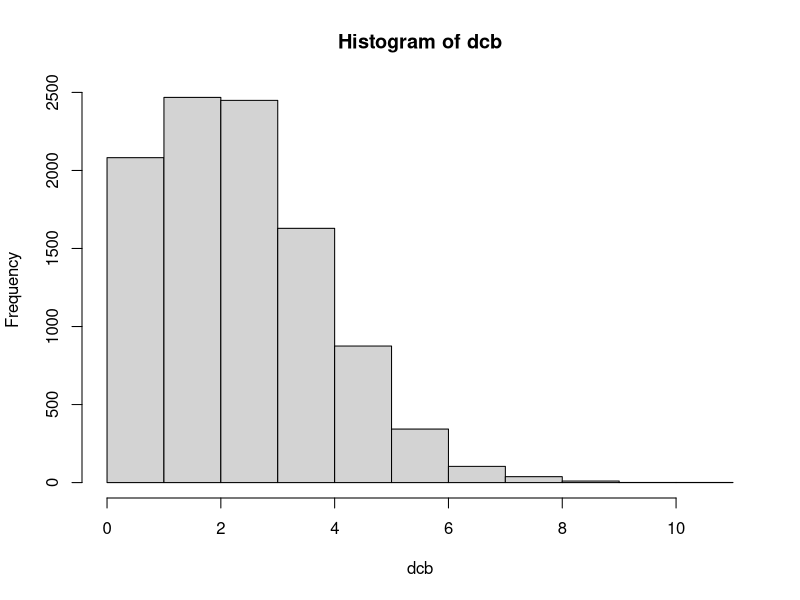
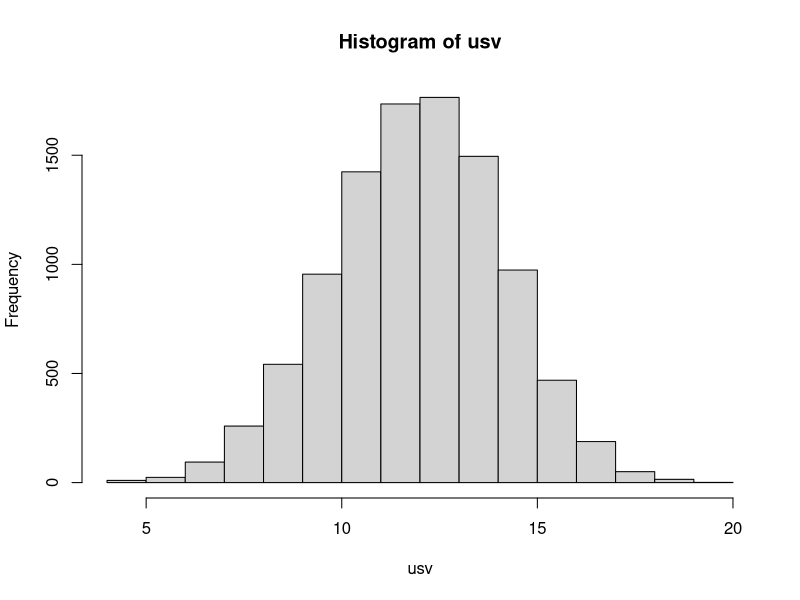
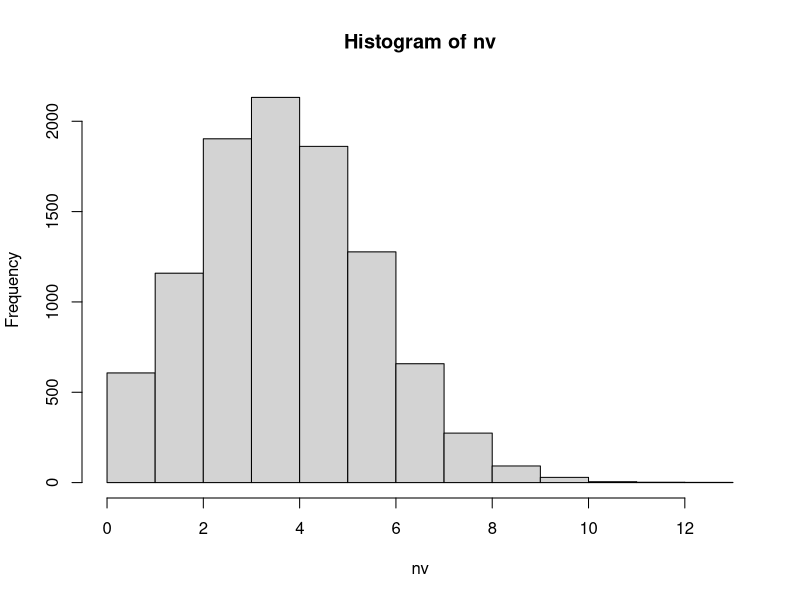
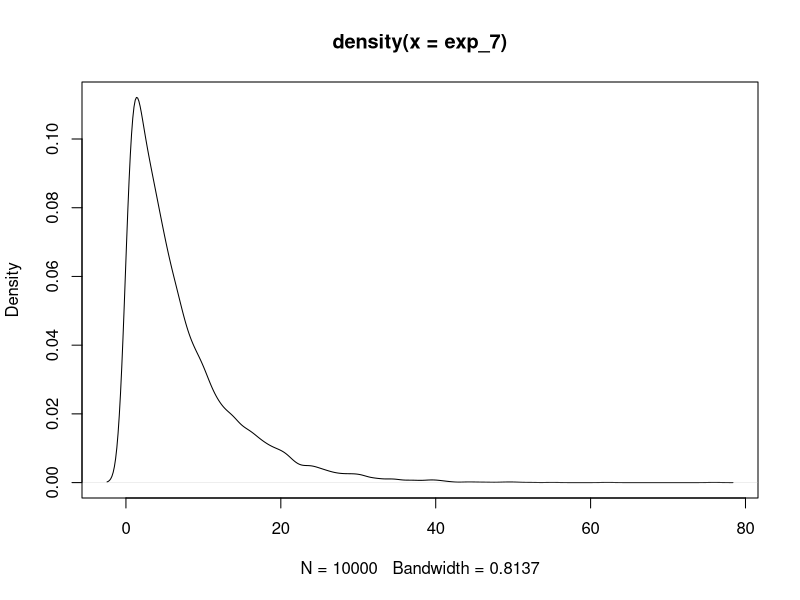
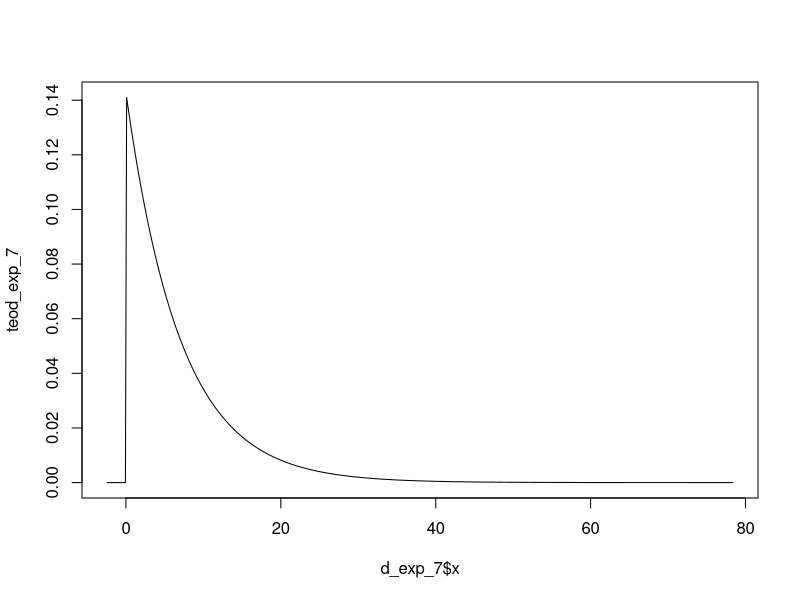
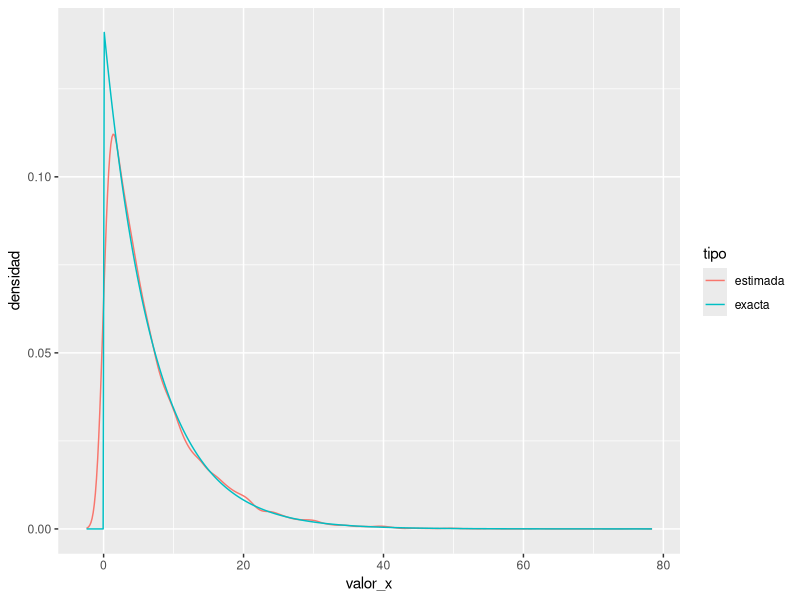

The R source for these figures, in order:
library(tidyverse)

# generemos observaciones desde distintas distribuciones
nobs <- 10000

## N(0,1)
normales_01 <- rnorm(nobs)

## N(1, 4)
normales_14_direct <- rnorm(nobs, mean = 1, sd = 2)
normales_14_indirect <- 2*rnorm(nobs) + 1

## Poisson(5)
lambda_5 <- 5  
poi_5 <- rpois(nobs, lambda = lambda_5) 


## exponential(rate = 1/7)
rate_7 <- 1/7  
exp_7 <- rexp(nobs, rate = rate_7) 

## binomial B(5, 0.7)
bin_507 <- rbinom(nobs, size = 5, prob = 0.7)

## binomial B(5, 0.3)
bin_503 <- rbinom(nobs, size = 5, prob = 0.2)

## doble coincidencia de binomiales (TRUE si exito al mismo tiempo, en 20 días)
replicate(10, sum(rbinom(20, size = 1, prob = 0.2) + 
                  rbinom(20, size = 1, prob = 0.7)    == 2))

dcb <- replicate(nobs, sum(rbinom(20, size = 1, prob = 0.2) + 
                    rbinom(20, size = 1, prob = 0.7)    == 2))

## Solo uno viene
usv <- replicate(nobs, sum(rbinom(20, size = 1, prob = 0.2) + 
                             rbinom(20, size = 1, prob = 0.7)    == 1))

## ninguno viene
nv <- replicate(nobs, sum(rbinom(20, size = 1, prob = 0.3) + 
                             rbinom(20, size = 1, prob = 0.7)    == 0))

hist(dcb)
hist(usv)
hist(nv)


# quantiles de una muestra (se extrae de los datos)
## quantiles 0.05, 0.5 y 0.77 de la muestra exp_7
mis_q <- c(0.05, 0.5, 0.77)
q_exp_7 <- quantile(exp_7, mis_q)
q_exp_7

# quantiles de una distribución (es una función conocida de la distribución)
## quantiles teóricos 0.05, 0.5 y 0.77 de la exponencial con rate = 1/7
teoq_exp_7 <- qexp(mis_q, rate = rate_7)
teoq_exp_7 


# probabilidad acumulada exacta en ciertos valores
valores_x_para_acumulada <- c(1, 7, 10)
teoprac_exp_7 <- pexp(valores_x_para_acumulada, rate = rate_7)
teoprac_exp_7

# probabilidad acumulada empirica en ciertos valores
valores_x_para_acumulada <- c(1, 7, 10)

fn_ecf <- ecdf(exp_7)
prac_exp_7 <- fn_ecf(valores_x_para_acumulada)
prac_exp_7

teopr_exp_7 <- pexp(valores_x_para_acumulada, rate = rate_7)
teopr_exp_7


# probabilidad de 5 <= x <= 10, usando los datos
pr_5_a_7 <- fn_ecf(10) - fn_ecf(5) 
pr_5_a_7

# probabilidad de 5 <= x <= 10, usando la función
teopr_5_a_7 <- pexp(10, rate = rate_7) - pexp(5, rate = rate_7) 
teopr_5_a_7



# densidad estimada de los datos
d_exp_7 <- density(exp_7)
plot(d_exp_7)

d_exp_7$x # los valores de x en que se evaluó esa densidad

# densidad teórica de una función conocida
teod_exp_7 <- dexp(d_exp_7$x, rate = rate_7)
plot(d_exp_7$x, teod_exp_7, type = "l")




df_empir <- data.frame(valor_x = d_exp_7$x, densidad = d_exp_7$y, tipo = "estimada")
df_exacta <- data.frame(valor_x = d_exp_7$x, densidad = teod_exp_7, tipo = "exacta")
df_densidad_exp_7 <- rbind(df_empir, df_exacta)

### crear el grafico de ambas densidades
plot_dens_exp <- ggplot(df_densidad_exp_7, aes(x=valor_x, y=densidad, color=tipo)) + 
  geom_line()

### mostrar el grafico de ambas densidades
plot_dens_exp 
